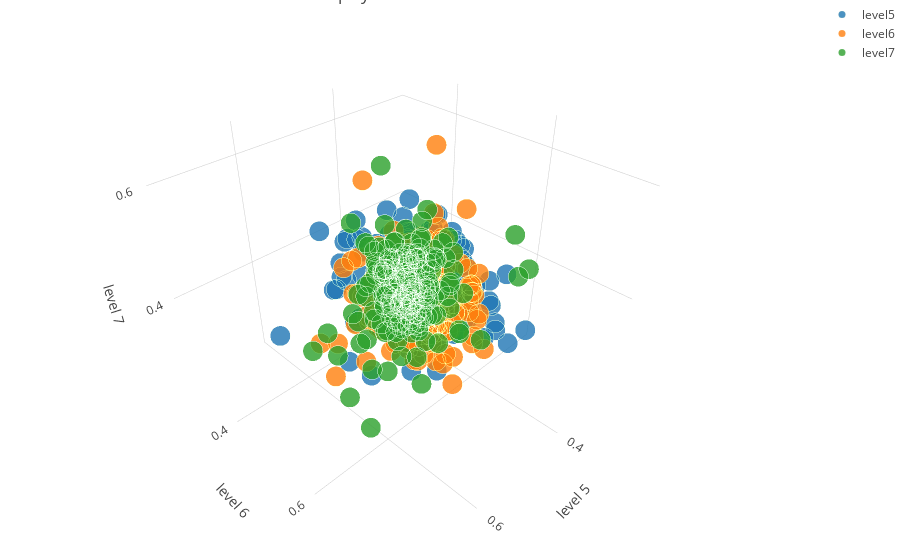

Notebook cell for this chart:
### Code cell
d3(df_data)

### Figure 1 — Plotly figure (JSON) as saved in the notebook; plotly's stock layout.template omitted (floating-point values rounded to 4 significant figures; data arrays with more than 128 entries replaced by an {"elided": "..."} marker saying what was removed)
{"data": [{"marker": {"line": {"color": "rgba(217, 217, 72.33333333333333, 0.14)", "width": 0.5}, "opacity": 0.8, "size": 7}, "mode": "markers", "name": "level5", "type": "scatter3d", "x": {"elided": "284 float values"}, "y": {"elided": "284 float values"}, "z": {"elided": "284 float values"}}, {"marker": {"line": {"color": "rgba(217, 217, 144.66666666666666, 0.14)", "width": 0.5}, "opacity": 0.8, "size": 7}, "mode": "markers", "name": "level6", "type": "scatter3d", "x": {"elided": "297 float values"}, "y": {"elided": "297 float values"}, "z": {"elided": "297 float values"}}, {"marker": {"line": {"color": "rgba(217, 217, 217.0, 0.14)", "width": 0.5}, "opacity": 0.8, "size": 7}, "mode": "markers", "name": "level7", "type": "scatter3d", "x": {"elided": "198 float values"}, "y": {"elided": "198 float values"}, "z": {"elided": "198 float values"}}], "layout": {"autosize": false, "margin": {"b": 0, "l": 0, "r": 0, "t": 0}, "scene": {"xaxis": {"title": "level 5"}, "yaxis": {"title": "level 6"}, "zaxis": {"title": "level 7"}}, "title": "player's win ratio distribution"}}
